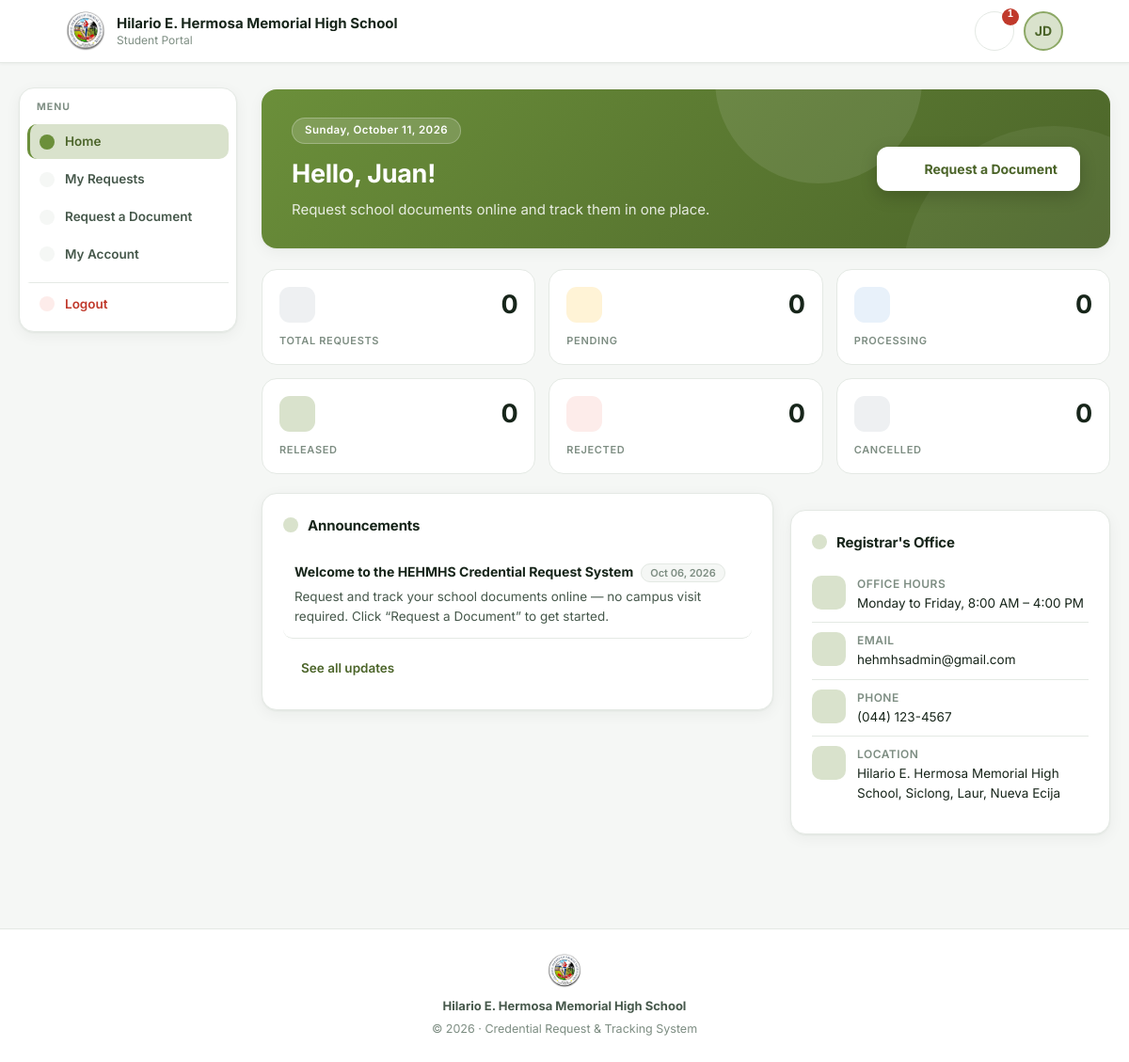
The app's page /student/dashboard.php (signed in) with its own data.
### tables this page shows
CREATE TABLE `users` (
  `id` int NOT NULL AUTO_INCREMENT,
  `role_id` int NOT NULL,
  `first_name` varchar(100) DEFAULT NULL,
  `last_name` varchar(100) DEFAULT NULL,
  `status` varchar(20) NOT NULL DEFAULT 'active' COMMENT 'active | archived',
  `email` varchar(150) DEFAULT NULL,
  `contact` varchar(20) DEFAULT NULL,
  `password` varchar(255) DEFAULT NULL COMMENT 'bcrypt hash (password_hash)',
  `profile_photo` varchar(255) DEFAULT NULL COMMENT 'uploads/profile_photos/…',
  `created_at` timestamp NOT NULL DEFAULT CURRENT_TIMESTAMP,
  `updated_at` timestamp NOT NULL DEFAULT CURRENT_TIMESTAMP ON UPDATE CURRENT_TIMESTAMP,
  `failed_login_count` int NOT NULL DEFAULT '0' COMMENT 'Consecutive wrong passwords; reset on success',
  `lockout_count` int NOT NULL DEFAULT '0' COMMENT 'How many times locked (escalates duration); reset on success',
  `locked_until` datetime DEFAULT NULL COMMENT 'Active lock expiry; NULL = not locked',
  PRIMARY KEY (`id`),
  UNIQUE KEY `uq_student_email` (`email`),
  KEY `idx_student_status` (`status`),
  KEY `fk_users_role` (`role_id`),
  CONSTRAINT `fk_users_role` FOREIGN KEY (`role_id`) REFERENCES `roles` (`role_id`) ON UPDATE CASCADE
);

CREATE TABLE `announcements` (
  `id` int NOT NULL AUTO_INCREMENT,
  `title` varchar(150) NOT NULL,
  `message` text NOT NULL,
  `is_active` tinyint(1) NOT NULL DEFAULT '1' COMMENT '1 = shown on dashboards',
  `created_by` int DEFAULT NULL COMMENT 'FK → students.id (author)',
  `created_at` datetime NOT NULL DEFAULT CURRENT_TIMESTAMP,
  PRIMARY KEY (`id`),
  KEY `idx_ann_active` (`is_active`),
  KEY `idx_ann_author` (`created_by`),
  CONSTRAINT `fk_announcement_author` FOREIGN KEY (`created_by`) REFERENCES `users` (`id`) ON DELETE SET NULL ON UPDATE CASCADE
);

### phpLogics/site_config.php (called while the page is built, shortened)
<?php
if (!function_exists('site_settings')) {
    function site_settings(): array
    {
        static $settings = null;
        if ($settings !== null) return $settings;
        global $conn;
        $settings = [
            'logo_path'       => 'assets/img/Logo.png',
            'theme_color'     => '#6b8f3a',
            'office_hours'    => 'Monday to Friday, 8:00 AM – 4:00 PM',
            'contact_email'   => 'hehmhsadmin@gmail.com',
            'contact_phone'   => '(044) 123-4567',
            'contact_location'=> 'Hilario E. Hermosa Memorial High School, Siclong, Laur, Nueva Ecija',
        ];
        if (isset($conn) && $conn instanceof mysqli) {
            $res = @$conn->query("SELECT setting_key, setting_value FROM site_settings");
            if ($res) {
                while ($row = $res->fetch_assoc()) {
                    $settings[$row['setting_key']] = $row['setting_value'];
                }
            }
        }
        return $settings;
    }
    function site_url(string $path = ''): string
    {
        $docRoot = rtrim(str_replace('\\', '/', $_SERVER['DOCUMENT_ROOT'] ?? ''), '/');
        $projDir = rtrim(str_replace('\\', '/', dirname(__DIR__)), '/');
        $base    = ($docRoot !== '' && strpos($projDir, $docRoot) === 0)
            ? substr($projDir, strlen($docRoot))
            : '';
        $base = implode('/', array_map('rawurlencode', explode('/', $base)));
        return $base . '/' . ltrim($path, '/');
    }
    function site_setting(string $key, string $default = ''): string
    {
        $s = site_settings();
        $v = trim((string)($s[$key] ?? ''));
        return $v !== '' ? $v : $default;
    }
    function site_logo_url(): string
    {
        $s     = site_settings();
        $logo  = trim($s['logo_path'] ?? '');
        return $logo !== '' ? site_url($logo) : site_url('assets/img/Logo.png');
    }
    function theme_mix(string $hex, string $target, float $amt): string
    {
        $hex = ltrim($hex, '#');
        $t = ltrim($target, '#');
        $out = '';
        for ($i = 0; $i < 3; $i++) {
            $a = hexdec(substr($hex, $i * 2, 2));
            $b = hexdec(substr($t,   $i * 2, 2));
            $v = (int)round($a + ($b - $a) * $amt);
            $out .= str_pad(dechex(max(0, min(255, $v))), 2, '0', STR_PAD_LEFT);
        }
        return '#' . $out;
    }
    function theme_head(): string
    {
        $themeKey = site_setting('design_theme', 'classic');
        $themes   = design_themes();
        $theme    = $themes[$themeKey] ?? $themes['classic'];
        $color = $theme['primary'];
        if ($themeKey === 'classic') {
            $color = site_settings()['theme_color'] ?? '#6b8f3a';
            if (!preg_match('/^[0-9a-fA-F]{3}([0-9a-fA-F]{3})?$/', $color)) {
                $color = '#6b8f3a';
            }
        }
        $dark   = theme_mix($color, '#000000', 0.30);
        $light  = theme_mix($color, '#ffffff', 0.22);
        $pale   = theme_mix($color, '#ffffff', 0.74);
        $accent = $theme['accent'];
        $accentLight = $theme['accent_light'];
        $out = ':root{--green-mid:' . $color . ';--green-dark:' . $dark . ';'
             . '--green-light:' . $light . ';--green-pale:' . $pale . ';'
             . '--gold:' . $accent . ';--gold-light:' . $accentLight . ';--radius:' . $theme['radius'] . ';'
             . ($theme['extra'] ?? '')
             . '}';
        $fontLink = '';
        return $fontLink . "<style>{$out}</style>";
    }
}

### student/dashboard.php (the view, shortened to what this page needs)
<?php
include(__DIR__ . "/../database/db.php");
include __DIR__ . "/../phpLogics/site_config.php";
require_once __DIR__ . '/../phpLogics/icons.php';
$student_id = $_SESSION['user_id'];
$s = $conn->prepare("
    SELECT u.*,
           r.role_name                  AS role,
           sp.student_id                AS student_id,
           sp.lrn                       AS lrn,
           sp.grade_level               AS grade_level,
           sp.school_year_last_attended AS school_year_last_attended
    FROM users u
    LEFT JOIN roles r            ON r.role_id  = u.role_id
    LEFT JOIN student_profiles sp ON sp.user_id = u.id
    WHERE u.id = ?
");
$s->bind_param("i", $student_id);
$s->execute();
$student = $s->get_result()->fetch_assoc();
$annStmt = $conn->query(
    "SELECT a.id, a.title, a.message, a.created_at,
            CONCAT(u.first_name, ' ', u.last_name) AS author_name
     FROM announcements a
     LEFT JOIN users u ON a.created_by = u.id
     WHERE a.is_active = 1
     ORDER BY a.created_at DESC LIMIT 20"
);
$announcements = $annStmt ? $annStmt->fetch_all(MYSQLI_ASSOC) : [];
$req = $conn->prepare("
    SELECT dr.*, dt.name AS document_type
    FROM document_requests dr
    LEFT JOIN document_types dt ON dt.id = dr.document_type_id
    WHERE dr.user_id = ?
    ORDER BY dr.date_requested DESC
");
$req->bind_param("i", $student_id);
$req->execute();
$myRequests = $req->get_result()->fetch_all(MYSQLI_ASSOC);
$cntTotal   = count($myRequests);
$cntPending = 0;
$cntReleased = 0;
$cntProcessing = 0;
$cntCancelled = 0;
$cntRejected  = 0;
$notifications = [];
foreach ($announcements as $ann) {
    $createdTime = strtotime($ann['created_at']);
    $notifications[] = [
        'id'               => 'ann_' . ($ann['id'] ?? md5($ann['title'] . $ann['created_at'])),
        'type'             => 'announcement',
        'title'            => $ann['title'],
        'body'             => $ann['message'],
        'time'             => $createdTime,
        'date_str'         => date('M d, Y · h:i A', $createdTime),
        'badge'            => 'Announcement',
        'badge_cls'        => 'badge-announcement',
        'icon'             => 'megaphone',
        'rejection_reason' => null,
        'req_id'           => null,
        'e_cert'           => false,
    ];
}
usort($notifications, function ($a, $b) {
    return $b['time'] <=> $a['time'];
});
$totalNotifs = count($notifications);
$activeView     = $_GET['view'] ?? 'dashboard';
$profilePhoto   = !empty($student['profile_photo']) ? $student['profile_photo'] : null;
$profilePhotoUrl = $profilePhoto ? '../phpLogics/download_profile.php' : null;
$avatarInitials = strtoupper(substr($student['first_name'], 0, 1) . substr($student['last_name'], 0, 1));
?>
<!DOCTYPE html>
<html lang="en">
<head>
    <link rel="stylesheet" href="portal.css?v=2">
    <?php echo theme_head();  ?>
    <link rel="stylesheet" href="../assets/fonts/inter.css">
</head>
<body>
    <header class="topbar">
        <div class="topbar-inner">
            <a href="dashboard.php" class="brand">
                <img src="<?php echo site_logo_url(); ?>" alt="School logo">
                <div class="brand-text">
                    <strong>Hilario E. Hermosa Memorial High School</strong>
                    <span>Student Portal</span>
                </div>
            </a>
            <div class="topbar-actions">
                <div class="notif-panel-wrapper">
                    <button type="button" class="bell" onclick="toggleNotifPanel(event)"
                        title="Notifications">
                        <?php echo icon('bell', 19); ?>
                        <?php if ($totalNotifs > 0): ?>
                            <span class="avatar-badge" id="avatarNotifBadge"
                                title="<?php echo $totalNotifs; ?> notifications"><?php echo $totalNotifs > 99 ? '99+' : $totalNotifs; ?></span>
                        <?php endif; ?>
                    </button>
                </div>
                <div class="header-avatar-wrapper">
                    <div class="header-avatar" onclick="toggleProfileMenu(event)"
                        title="Account menu">
                        <?php if ($profilePhoto): ?>
                            <img src="<?php echo htmlspecialchars($profilePhotoUrl); ?>" alt="avatar">
                        <?php else: ?>
                            <?php echo $avatarInitials; ?>
                        <?php endif; ?>
                    </div>
                </div>
            </div>
        </div>
    </header>
    <div class="shell">
        <aside class="sidebar">
            <nav class="tabs">
            <a onclick="showView('dashboard')" id="nav-dashboard"
                class="ptab <?php echo $activeView === 'dashboard' ? 'active' : ''; ?>"><?php echo icon('home', 16); ?> Home</a>
            <a onclick="showView('requests')" id="nav-requests"
                class="ptab <?php echo $activeView === 'requests' ? 'active' : ''; ?>"><?php echo icon('clipboard', 16); ?> My Requests</a>
            <a onclick="showView('request')" id="nav-request"
                class="ptab <?php echo $activeView === 'request' ? 'active' : ''; ?>"><?php echo icon('plus', 16); ?> Request a Document</a>
            <a onclick="showView('account')" id="nav-account"
                class="ptab <?php echo $activeView === 'account' ? 'active' : ''; ?>"><?php echo icon('settings', 16); ?> My Account</a>
            <a href="../phpLogics/Logout.php" class="ptab ptab-logout"
                title="Log out of the Student Portal"><?php echo icon('logout', 16); ?> Logout</a>
            </nav>
        </aside>
        <main class="page">
        <div id="view-dashboard" style="display:<?php echo $activeView === 'dashboard' ? 'block' : 'none'; ?>;">
            <div class="home-hero">
                <div class="hero-text">
                    <span class="hero-date"><?php echo date('l, F j, Y'); ?></span>
                    <h1>Hello, <?php echo htmlspecialchars($student['first_name'] ?? 'Student'); ?>!</h1>
                    <p>Request school documents online and track them in one place.</p>
                </div>
                <button type="button" class="hero-cta" onclick="showView('request')"><?php echo icon('plus', 18); ?> Request a Document</button>
            </div>
            <div class="stat-grid">
                <div class="stat-tile card-click st-total" data-goto="" data-view="main" title="Show all of my requests">
                    <div class="st-row">
                        <span class="st-icon"><?php echo icon('clipboard', 17); ?></span>
                        <h2><?php echo $cntTotal; ?></h2>
                    </div>
                    <h4>Total Requests</h4>
                </div>
                <div class="stat-tile card-click st-pending" data-goto="Pending" data-view="main" title="Show my pending requests">
                    <div class="st-row">
                        <span class="st-icon"><?php echo icon('hourglass', 17); ?></span>
                        <h2><?php echo $cntPending; ?></h2>
                    </div>
                    <h4>Pending</h4>
                </div>
                <div class="stat-tile card-click st-processing" data-goto="Processing" data-view="main" title="Show my processing requests">
                    <div class="st-row">
                        <span class="st-icon"><?php echo icon('loader', 17); ?></span>
                        <h2><?php echo $cntProcessing; ?></h2>
                    </div>
                    <h4>Processing</h4>
                </div>
                <div class="stat-tile card-click st-released" data-goto="Released" data-view="archived" title="Show my released requests">
                    <div class="st-row">
                        <span class="st-icon"><?php echo icon('check-circle', 17); ?></span>
                        <h2><?php echo $cntReleased; ?></h2>
                    </div>
                    <h4>Released</h4>
                </div>
                <div class="stat-tile card-click st-rejected" data-goto="Rejected" data-view="archived" title="Show rejected requests">
                    <div class="st-row">
                        <span class="st-icon"><?php echo icon('ban', 17); ?></span>
                        <h2><?php echo $cntRejected; ?></h2>
                    </div>
                    <h4>Rejected</h4>
                </div>
                <div class="stat-tile card-click st-cancelled" data-goto="Cancelled" data-view="archived" title="Show my cancelled requests">
                    <div class="st-row">
                        <span class="st-icon"><?php echo icon('x-circle', 17); ?></span>
                        <h2><?php echo $cntCancelled; ?></h2>
                    </div>
                    <h4>Cancelled</h4>
                </div>
            </div>
            <div class="home-grid">
                <div class="card">
                    <h3><?php echo icon('megaphone', 16); ?> Announcements</h3>
                    <?php if (empty($announcements)): ?>
                        <p class="card-sub">No announcements right now — check back later.</p>
                    <?php else: foreach (array_slice($announcements, 0, 5) as $a): ?>
                        <div class="announce-item">
                            <div><span class="a-title"><?php echo htmlspecialchars($a['title']); ?></span><span class="a-date"><?php echo date('M d, Y', strtotime($a['created_at'])); ?></span></div>
                            <div class="a-body"><?php echo nl2br(htmlspecialchars($a['message'])); ?></div>
                        </div>
                    <?php endforeach; ?>
                        <button type="button" class="btn btn-ghost" style="margin-top:10px;" onclick="showView('notifications')">See all updates <?php echo icon('chevron-right', 14); ?></button>
                    <?php endif; ?>
                </div>
                <div class="card">
                    <h3><?php echo icon('building', 16); ?> Registrar's Office</h3>
                    <div class="info-row"><span class="ic"><?php echo icon('clock', 15); ?></span><div><strong>Office hours</strong><?php echo htmlspecialchars(site_setting('office_hours', 'Monday to Friday, 8:00 AM – 4:00 PM')); ?></div></div>
                    <div class="info-row"><span class="ic"><?php echo icon('mail', 15); ?></span><div><strong>Email</strong><?php echo htmlspecialchars(site_setting('contact_email', 'hehmhsadmin@gmail.com')); ?></div></div>
                    <div class="info-row"><span class="ic"><?php echo icon('phone', 15); ?></span><div><strong>Phone</strong><?php echo htmlspecialchars(site_setting('contact_phone', '(044) 123-4567')); ?></div></div>
                    <div class="info-row"><span class="ic"><?php echo icon('map-pin', 15); ?></span><div><strong>Location</strong><?php echo htmlspecialchars(site_setting('contact_location', 'Siclong, Laur, Nueva Ecija')); ?></div></div>
                </div>
            </div>
        </div>
    </main>
    </div>
    <footer class="footer">
        <div class="footer-inner">
            <img class="footer-logo" src="<?php echo site_logo_url(); ?>" alt="HEHMHS logo">
            <div class="footer-name">Hilario E. Hermosa Memorial High School</div>
            <div>© <?php echo date('Y'); ?> · Credential Request &amp; Tracking System</div>
        </div>
    </footer>
</body>
</html>

### records on screen
users: avatarInitials "JD", first_name "Juan"
announcements: title "Welcome to the HEHMHS Credential Request System", created_at "Oct 06, 2026", message "Request and track your school documents online — no campus visit required. Click “Request a Document” to get started."

### other values on screen
$totalNotifs "1"
$cntTotal "0"
$cntPending "0"
$cntProcessing "0"
$cntReleased "0"
$cntRejected "0"
$cntCancelled "0"
site_setting('office_hours', 'Monday to Friday, 8:00 AM – 4:00 PM') "Monday to Friday, 8:00 AM – 4:00 PM"
site_setting('contact_email', 'hehmhsadmin@gmail.com') "hehmhsadmin@gmail.com"
site_setting('contact_phone', '(044) 123-4567') "(044) 123-4567"
site_setting('contact_location', 'Siclong, Laur, Nueva Ecija') "Hilario E. Hermosa Memorial High School, Siclong, Laur, Nueva Ecija"
